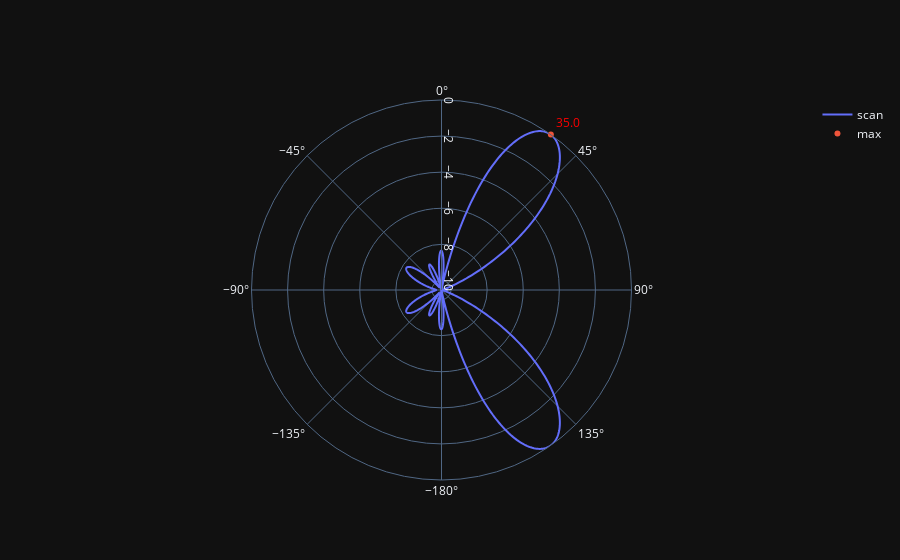

The notebook cell saved with this chart:
### Code cell
max_val = theta_scan.copy()
max_val.fill(None)
l=1000/4
max_val[np.argmax(results[250:750])+250] = 0

if use_matplotlib:
    fig, ax = plt.subplots(subplot_kw={'projection': 'polar'})
    ax.plot(theta_scan, results) # MAKE SURE TO USE RADIAN FOR POLAR
    ax.plot(theta_scan, max_val)
    ax.set_theta_zero_location('N') # make 0 degrees point up
    ax.set_theta_direction(-1) # increase clockwise
    ax.set_rlabel_position(55)  # Move grid labels away from other labels
    plt.show()
else:
    fig = go.Figure()
    fig.add_trace(go.Scatterpolar(r=results, theta=np.degrees(theta_scan), name='scan', mode='lines', showlegend=True))
    fig.add_trace(go.Scatterpolar(r=max_val, theta=np.degrees(theta_scan), name='max', mode='markers+text', showlegend=True, 
                                  text=np.degrees(theta), textposition="top right", textfont=dict(color="Red") ))
    fig.update_layout(polar = dict(radialaxis_angle = 90, angularaxis = dict(direction = "clockwise" ), sector=[-180, 180]))
    fig.update_layout(template="plotly_dark")
    fig.show()

### Figure 1 — Plotly figure (JSON) as saved in the notebook; plotly's stock layout.template omitted (floating-point values rounded to 4 significant figures; data arrays with more than 128 entries replaced by an {"elided": "..."} marker saying what was removed)
{"data": [{"mode": "lines", "name": "scan", "r": {"elided": "1000 float values"}, "showlegend": true, "theta": {"elided": "1000 float values"}, "type": "scatterpolar"}, {"mode": "markers+text", "name": "max", "r": {"elided": "1000 int values"}, "showlegend": true, "text": "35.0", "textfont": {"color": "Red"}, "textposition": "top right", "theta": {"elided": "1000 float values"}, "type": "scatterpolar"}], "layout": {"polar": {"angularaxis": {"direction": "clockwise"}, "radialaxis": {"angle": 90}, "sector": [-180, 180]}}}
